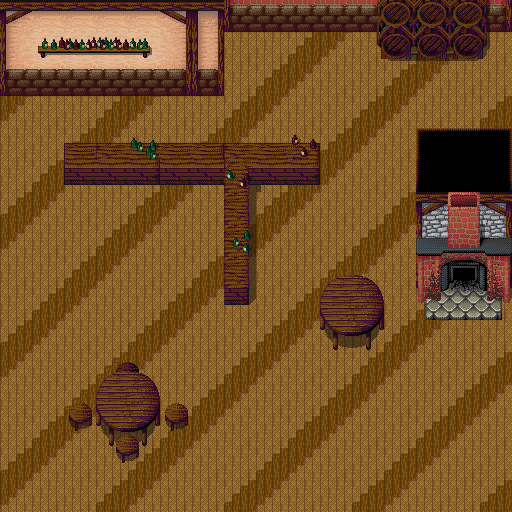

A 2D game scene composited from a Tiled map and its tileset images. What follows is a short description and the map's XML, with every tile layer's data as written:
An orthogonal 16x16 tile map with 32x32 px tiles, 6 tile layers (Floor, Walls, Windows, Doors, ...), 3 tilesets.

<map version="1.0" tiledversion="1.0.3" orientation="orthogonal" renderorder="right-down" width="16" height="16" tilewidth="32" tileheight="32" nextobjectid="1">
 <properties>
  <property name="Collision" type="bool" value="false" />
 </properties>
 <tileset firstgid="1" source="Indoors.tsx" />
 <tileset firstgid="2177" source="Doors1.tsx" />
 <tileset firstgid="2209" source="WoodenRoof.tsx" />
 <layer name="Floor" width="16" height="16">
  <properties>
   <property name="Collision" type="bool" value="false" />
  </properties>
  <data encoding="csv">
945,945,945,945,945,945,945,945,945,945,945,945,945,945,945,945,
945,945,945,945,945,945,945,945,945,955,939,945,945,955,939,945,
945,945,945,945,945,945,945,945,955,939,945,945,955,939,945,945,
939,945,945,955,939,945,945,955,939,945,945,955,939,945,945,955,
945,945,955,939,945,945,955,939,945,945,955,939,945,945,955,939,
945,955,939,945,945,955,939,945,945,955,939,945,945,955,939,945,
955,939,945,945,955,939,945,945,955,939,945,945,955,939,945,945,
939,945,945,955,939,945,945,955,939,945,945,955,939,945,945,955,
945,945,955,939,945,945,955,939,945,945,955,939,945,945,955,939,
945,955,939,945,945,955,939,945,945,955,939,945,945,955,939,945,
955,939,945,945,955,939,945,945,955,939,945,945,955,939,945,945,
939,945,945,955,939,945,945,955,939,945,945,955,939,945,945,955,
945,945,955,939,945,945,955,939,945,945,955,939,945,945,955,939,
945,955,939,945,945,955,939,945,945,955,939,945,945,955,939,945,
955,939,945,945,955,939,945,945,955,939,945,945,955,939,945,945,
939,945,945,955,939,945,945,955,939,945,945,955,939,945,945,955
</data>
 </layer>
 <layer name="Walls" width="16" height="16">
  <properties>
   <property name="Collision" type="bool" value="true" />
  </properties>
  <data encoding="csv">
441,442,442,442,442,443,444,209,210,210,210,210,210,210,211,212,
449,450,450,450,450,451,452,0,0,0,0,0,0,0,0,0,
457,458,458,458,458,459,460,0,0,0,0,0,0,0,0,0,
0,0,0,0,0,0,0,0,0,0,0,0,0,0,0,0,
0,0,0,0,0,0,0,0,0,0,0,0,0,2212,2213,2214,
0,0,0,0,0,0,0,0,0,0,0,0,0,2218,2219,2220,
0,0,0,0,0,0,0,0,0,0,0,0,0,409,0,411,
0,0,0,0,0,0,0,0,0,0,0,0,0,417,0,419,
0,0,0,0,0,0,0,0,0,0,0,0,0,425,0,427,
0,0,0,0,0,0,0,0,0,0,0,0,0,0,0,0,
0,0,0,0,0,0,0,0,0,0,0,0,0,0,0,0,
0,0,0,0,0,0,0,0,0,0,0,0,0,0,0,0,
0,0,0,0,0,0,0,0,0,0,0,0,0,0,0,0,
0,0,0,0,0,0,0,0,0,0,0,0,0,0,0,0,
0,0,0,0,0,0,0,0,0,0,0,0,0,0,0,0,
0,0,0,0,0,0,0,0,0,0,0,0,0,0,0,0
</data>
 </layer>
 <layer name="Windows" width="16" height="16">
  <properties>
   <property name="Collision" type="bool" value="true" />
  </properties>
  <data encoding="csv">
0,0,0,0,0,0,0,0,0,0,0,0,0,0,0,0,
0,0,0,0,0,0,0,0,0,0,0,0,0,0,0,0,
0,0,0,0,0,0,0,0,0,0,0,0,0,0,0,0,
0,0,0,0,0,0,0,0,0,0,0,0,0,0,0,0,
0,0,0,0,0,0,0,0,0,0,0,0,0,0,0,0,
0,0,0,0,0,0,0,0,0,0,0,0,0,0,0,0,
0,0,0,0,0,0,0,0,0,0,0,0,0,0,0,0,
0,0,0,0,0,0,0,0,0,0,0,0,0,0,0,0,
0,0,0,0,0,0,0,0,0,0,0,0,0,0,0,0,
0,0,0,0,0,0,0,0,0,0,0,0,0,0,0,0,
0,0,0,0,0,0,0,0,0,0,0,0,0,0,0,0,
0,0,0,0,0,0,0,0,0,0,0,0,0,0,0,0,
0,0,0,0,0,0,0,0,0,0,0,0,0,0,0,0,
0,0,0,0,0,0,0,0,0,0,0,0,0,0,0,0,
0,0,0,0,0,0,0,0,0,0,0,0,0,0,0,0,
0,0,0,0,0,0,0,0,0,0,0,0,0,0,0,0
</data>
 </layer>
 <layer name="Doors" width="16" height="16">
  <properties>
   <property name="Collision" type="bool" value="false" />
  </properties>
  <data encoding="csv">
0,0,0,0,0,0,0,0,0,0,0,0,0,0,0,0,
0,0,0,0,0,0,0,0,0,0,0,0,0,0,0,0,
0,0,0,0,0,0,0,0,0,0,0,0,0,0,0,0,
0,0,0,0,0,0,0,0,0,0,0,0,0,0,0,0,
0,0,0,0,0,0,0,0,0,0,0,0,0,0,0,0,
0,0,0,0,0,0,0,0,0,0,0,0,0,0,0,0,
0,0,0,0,0,0,0,0,0,0,0,0,0,0,0,0,
0,0,0,0,0,0,0,0,0,0,0,0,0,0,0,0,
0,0,0,0,0,0,0,0,0,0,0,0,0,0,0,0,
0,0,0,0,0,0,0,0,0,0,0,0,0,0,0,0,
0,0,0,0,0,0,0,0,0,0,0,0,0,0,0,0,
0,0,0,0,0,0,0,0,0,0,0,0,0,0,0,0,
0,0,0,0,0,0,0,0,0,0,0,0,0,0,0,0,
0,0,0,0,0,0,0,0,0,0,0,0,0,0,0,0,
0,0,0,0,0,0,0,0,0,0,0,0,0,0,0,0,
0,0,0,0,0,0,0,0,0,0,0,0,0,0,0,0
</data>
 </layer>
 <layer name="Objects" width="16" height="16">
  <properties>
   <property name="Collision" type="bool" value="true" />
  </properties>
  <data encoding="csv">
0,0,0,0,0,0,0,0,0,0,0,993,994,995,996,997,
0,0,0,0,0,0,0,0,0,0,0,1001,1002,1003,1004,1005,
0,0,0,0,0,0,0,0,0,0,0,0,0,0,0,0,
0,0,0,0,0,0,0,0,0,0,0,0,0,0,0,0,
0,0,1099,1100,1101,1102,1103,1100,1101,1104,0,0,0,0,0,0,
0,0,1107,1110,1111,1110,1110,1108,1109,1111,0,0,0,0,0,0,
0,0,0,0,0,0,0,1116,0,0,0,0,0,0,1394,0,
0,0,0,0,0,0,0,1116,0,0,0,0,0,1409,1410,1411,
0,0,0,0,0,0,0,1116,0,0,483,484,0,1417,1418,1419,
0,0,0,0,0,0,0,1124,0,0,491,492,0,1425,1426,1427,
0,0,0,0,0,0,0,0,0,0,499,500,0,0,0,0,
0,0,0,502,503,0,0,0,0,0,0,0,0,0,0,0,
0,0,509,510,511,512,0,0,0,0,0,0,0,0,0,0,
0,0,517,518,519,520,0,0,0,0,0,0,0,0,0,0,
0,0,0,526,527,0,0,0,0,0,0,0,0,0,0,0,
0,0,0,0,0,0,0,0,0,0,0,0,0,0,0,0
</data>
 </layer>
 <layer name="Decorations" width="16" height="16">
  <data encoding="csv">
0,0,0,0,0,0,0,0,0,0,0,0,0,0,0,0,
0,900,901,909,910,0,0,0,0,0,0,0,0,0,0,0,
0,0,0,0,0,0,0,0,0,0,0,0,0,0,0,0,
0,0,0,0,0,0,0,0,0,0,0,0,0,0,0,0,
0,0,0,0,629,0,0,0,0,626,0,0,0,0,0,0,
0,0,0,0,0,0,0,591,0,0,0,0,0,0,0,0,
0,0,0,0,0,0,0,0,0,0,0,0,0,0,0,0,
0,0,0,0,0,0,0,624,0,0,0,0,0,0,0,0,
0,0,0,0,0,0,0,0,0,0,0,0,0,0,0,0,
0,0,0,0,0,0,0,0,0,0,0,0,0,0,0,0,
0,0,0,0,0,0,0,0,0,0,0,0,0,0,0,0,
0,0,0,0,0,0,0,0,0,0,0,0,0,0,0,0,
0,0,0,0,0,0,0,0,0,0,0,0,0,0,0,0,
0,0,0,0,0,0,0,0,0,0,0,0,0,0,0,0,
0,0,0,0,0,0,0,0,0,0,0,0,0,0,0,0,
0,0,0,0,0,0,0,0,0,0,0,0,0,0,0,0
</data>
 </layer>
</map>
